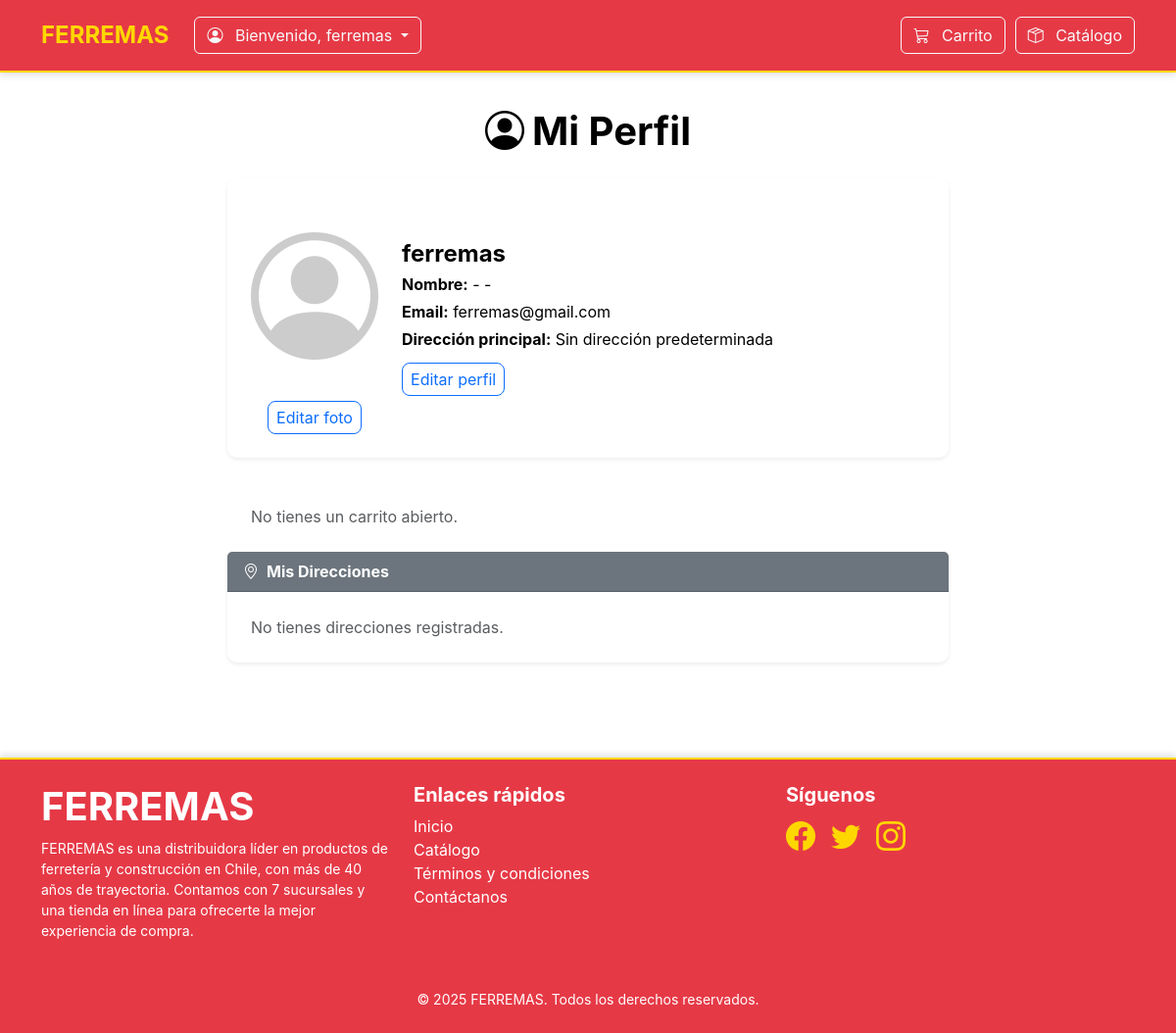
Page /authentication/profile/ (signed in) on the earlier database version.
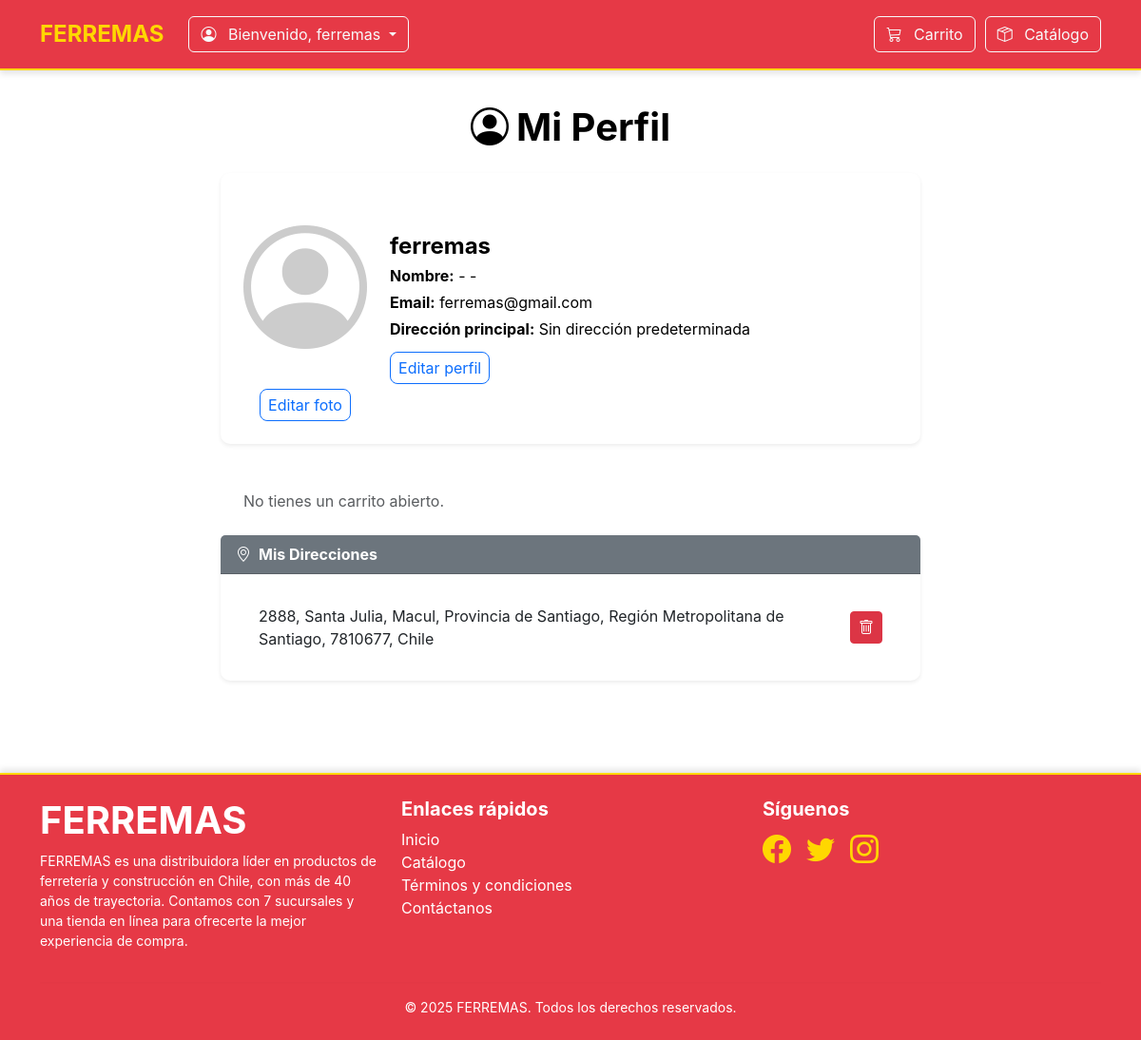
Same page on the later database version.
### apps/authentication/models.py (models this page shows, shortened)
class UserProfile(models.Model):
    user = models.OneToOneField(User, on_delete=models.CASCADE, related_name="profile")
    profile_picture = models.ImageField(
        upload_to="profile_pictures/", blank=True, null=True
    )
    def get_default_address(self):
        default_address = self.user.addresses.filter(is_default=True).first()
        if default_address:
            return f"{default_address.address}"
        return "Sin dirección predeterminada"

class Address(models.Model):
    user = models.ForeignKey(User, on_delete=models.CASCADE, related_name="addresses")
    address = models.TextField()
    latitude = models.FloatField(blank=True, null=True)
    longitude = models.FloatField(blank=True, null=True)
    is_default = models.BooleanField(default=False)

### apps/authentication/views.py (the view)
# urls.py: path("profile/", views.profile, name="profile"),
@login_required
def profile(request):
    cart = request.user.carts.filter(
        estado="ABIERTO"
    ).first()  # <-- usa el related_name correcto
    addresses = request.user.addresses.all()  # <-- igual aquí si tienes related_name
    return render(
        request,
        "authentication/profile.html",
        {
            "cart": cart,
            "addresses": addresses,
        },
    )

### apps/core/context_processors.py (called while the page is built)
def stripe_publishable_key(request):
    return {
        "STRIPE_PUBLISHABLE_KEY": getattr(settings, "STRIPE_PUBLISHABLE_KEY", "")
    }

### apps/authentication/templates/authentication/profile.html (shortened to what this page needs)
{% extends 'base.html' %}
{% load static %}
{% block content %}
<div class="container py-5">
  <h1 class="mb-4 text-center">
    <i class="bi bi-person-circle me-2"></i>Mi Perfil
  </h1>
  <div class="row justify-content-center">
    <div class="col-lg-8">
      <div class="card shadow-sm mb-4">
        <div class="card-body d-flex flex-column flex-md-row align-items-center">
          <div class="me-md-4 mb-3 mb-md-0 text-center">
            {% if user.profile.profile_picture %}
            <img src="{{ user.profile.profile_picture.url }}" alt="Foto de perfil" class="rounded-circle border"
              width="130" height="130" style="object-fit: cover" />
            {% else %}
            <i class="bi bi-person-circle" style="font-size: 130px; color: #ccc"></i>
            {% endif %}
            <div class="mt-2">
              <a href="#" class="btn btn-outline-primary btn-sm" id="btnEditPhoto">Editar foto</a>
            </div>
          </div>
          <div class="flex-grow-1">
            <h4 class="card-title mb-1">{{ user.username }}</h4>
            <p class="mb-1">
              <strong>Nombre:</strong> {{ user.first_name|default:"-" }} {{ user.last_name|default:"-" }}
            </p>
            <p class="mb-1"><strong>Email:</strong> {{ user.email }}</p>
            <p class="mb-1">
              <strong>Dirección principal:</strong>
              {% if user.profile.get_default_address %}
              {{ user.profile.get_default_address }}
              {% else %}
              <span class="text-muted">No registrada</span>
              {% endif %}
            </p>
            <a href="#" class="btn btn-outline-primary btn-sm mt-2" id="btnEditProfile">Editar perfil</a>
          </div>
        </div>
      </div>
      <div class="card-body">
        {% if cart %}
        <ul class="list-group list-group-flush">
          {% for item in cart.itemcarrito_set.all %}
          <li class="list-group-item d-flex justify-content-between align-items-center">
            {{ item.producto.nombre }}
            <span class="badge bg-secondary rounded-pill">{{ item.cantidad }}</span>
          </li>
          {% empty %}
          <li class="list-group-item text-muted">Tu carrito está vacío.</li>
          {% endfor %}
        </ul>
        {% else %}
        <p class="text-muted mb-0">No tienes un carrito abierto.</p>
        {% endif %}
      </div>
      <div class="card shadow-sm mb-4">
        <div class="card-header bg-secondary text-white">
          <i class="bi bi-geo-alt me-2"></i>Mis Direcciones
        </div>
        <div class="card-body">
          {% if user.addresses.exists %}
          <ul class="list-group list-group-flush">
            {% for address in user.addresses.all %}
            <li class="list-group-item d-flex justify-content-between align-items-center">
              <span>
                {{ address.address }}
              </span>
              <form method="post" action="{% url 'authentication:delete_address' address.id %}" style="display:inline;">
                <button type="submit" class="btn btn-sm btn-danger"
                  onclick="return confirm('¿Seguro que deseas borrar esta dirección?');">
                  <i class="bi bi-trash"></i>
                </button>
              </form>
            </li>
            {% endfor %}
          </ul>
          {% else %}
          <p class="text-muted mb-0">No tienes direcciones registradas.</p>
          {% endif %}
        </div>
      </div>
    </div>
  </div>
</div>
{% endblock %}

### apps/core/templates/core/base.html (shortened to what this page needs)
{% load static %}
<!DOCTYPE html>
<html lang="es">
<head>
  <link href="https://cdn.jsdelivr.net/npm/bootstrap@5.3.0/dist/css/bootstrap.min.css" rel="stylesheet" />
  <link href="https://cdn.jsdelivr.net/npm/bootstrap-icons@1.10.5/font/bootstrap-icons.css" rel="stylesheet" />
  <link rel="stylesheet" href="https://unpkg.com/leaflet@1.9.4/dist/leaflet.css"
 />
  <link href="https://unpkg.com/aos@2.3.1/dist/aos.css" rel="stylesheet" />
  <link rel="stylesheet" href="{% static 'css/global.css' %}" />
</head>
<body>
  {% include 'partials/_navbar.html' %}
  <main class="main-content">{% block content %}{% endblock %}</main>
  {% include 'partials/_footer.html' %}
</body>
</html>

### apps/core/templates/core/partials/_navbar.html (shortened to what this page needs)
<nav class="navbar navbar-expand-lg fixed-top">
  <div class="container">
    <a class="navbar-brand" id="brand" href="{% url 'home' %}"> FERREMAS </a>
    <div class="d-flex align-items-center ms-auto">
      {% if user.is_authenticated %}
      <div class="dropdown">
        <button
          class="btn btn-outline-light nav-btn dropdown-toggle me-2 order-lg-2"
          type="button"
          id="userDropdown"
          data-bs-toggle="dropdown"
          aria-expanded="false"
        >
          <i class="bi bi-person-circle me-2"></i> Bienvenido, {{ user.username }}
        </button>
      </div>
      {% endif %}
    </div>
    <div class="collapse navbar-collapse order-lg-1" id="navbarNav">
      <ul class="navbar-nav ms-auto">
        <li class="nav-item">
          <button
            class="btn btn-outline-light nav-btn"
            data-bs-toggle="modal"
            data-bs-target="#carritoModal"
          >
            <i class="bi bi-cart3 me-2"></i> Carrito
          </button>
        </li>
        <li class="nav-item">
          <a
            href="{% url 'store:lista_productos' %}"
            class="btn btn-outline-light nav-btn"
          >
            <i class="bi bi-box-seam me-2"></i> Catálogo
          </a>
        </li>
      </ul>
    </div>
  </div>
</nav>

### apps/core/templates/core/partials/_footer.html
<footer class="footer py-4 text-white">
  <div class="container">
    <div class="row">
      <div class="col-md-4">
        <h1>FERREMAS</h1>
        <p class="small">
          FERREMAS es una distribuidora líder en productos de ferretería y construcción en Chile,
          con más de 40 años de trayectoria. Contamos con 7 sucursales y una tienda en línea
          para ofrecerte la mejor experiencia de compra.
        </p>
      </div>
      <div class="col-md-4">
        <h5>Enlaces rápidos</h5>
        <ul class="list-unstyled">
          <li>
            <a href="{% url 'home' %}" class="text-white text-decoration-none">Inicio</a>
          </li>
          <li>
            <a href="{% url 'store:lista_productos' %}" class="text-white text-decoration-none">Catálogo</a>
          </li>
          <li>
            <a href="{% url 'terms_and_conditions' %}" class="text-white text-decoration-none">Términos y condiciones</a>
          </li>
          <li>
            <a href="{% url 'about' %}" class="text-white text-decoration-none">Contáctanos</a>
          </li>
        </ul>
      </div>
      <div class="col-md-4">
        <h5>Síguenos</h5>
        <div class="d-flex">
          <a href="#" class="me-3">
            <i class="bi bi-facebook" style="font-size: 30px"></i>
          </a>
          <a href="#" class="me-3">
            <i class="bi bi-twitter" style="font-size: 30px"></i>
          </a>
          <a href="#" class="me-3">
            <i class="bi bi-instagram" style="font-size: 30px"></i>
          </a>
        </div>
      </div>
    </div>
    <hr class="my-3 border-light" />
    <div class="text-center small">
      © 2025 FERREMAS. Todos los derechos reservados.
    </div>
  </div>
</footer>

### apps/core/static/css/global.css (style rules this page uses)
body, html, h1, h2, h3, h4, h5, h6, p, a, li, span, button, input, textarea { font-family: -apple-system, BlinkMacSystemFont, "Segoe UI", Roboto, "Helvetica Neue", Arial, sans-serif; }
h1, h2, h3, h4, h5, h6, #brand { font-weight: bold; }
.navbar, .navbar-brand, .navbar-nav .nav-link, .btn, .card, .modal, .dropdown-menu, .list-group-item, .toast, .carousel-caption { font-family: inherit; font-size: 1rem; }
body, html { background-color: #ffffff; color: #000000; }
html, body { height: 100%; margin: 0; padding: 0; display: flex; flex-direction: column; }
main.main-content { flex-grow: 1; }
.navbar { background-color: #e63946; padding: 0.8rem 1rem; border-bottom: 2px solid #ffd700; box-shadow: 0 4px 6px rgba(0, 0, 0, 0.1); }
.navbar-brand { font-size: 1.5rem; color: #ffd700 !important; font-weight: bold; }
.nav-btn { font-size: 1rem; margin-left: 10px; }
.btn-outline-primary { background-color: transparent; border-radius: 8px; }
.card { background-color: #ffffff; border: none; box-shadow: 0 4px 6px rgba(0, 0, 0, 0.1); border-radius: 10px; }
.card-header { background-color: #e63946; color: #ffffff; font-weight: bold; border-radius: 10px 10px 0 0; }
.card-body { padding: 1.5rem; color: #000000; border-radius: 30px; }
.footer { margin-top: 25px; background-color: #e63946; color: #ffffff; padding: 20px 0; border-top: 2px solid #ffd700; box-shadow: 0 -4px 6px rgba(0, 0, 0, 0.1); }
.footer a { color: #ffd700; text-decoration: none; }
hr { border: none; height: 1px; background-color: #e63946; margin: 1.5rem 0; box-shadow: 0 1px 2px rgba(0, 0, 0, 0.1); }
body { padding-top: 62px; }

Differences in the rows shown:
added Address: address "2888, Santa Julia, Macul, Provincia de Santiago, Región Metropolitana de Santiago, 7810677, Chile"
Other differences:
text no longer shown: "No tienes direcciones registradas."
